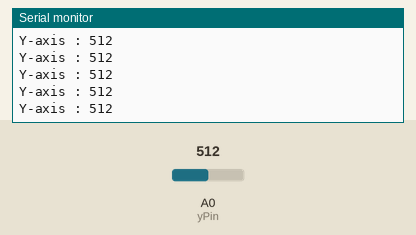
The sketch below on a simulated Arduino Uno, built with avr-gcc and run on an emulated ATmega328P. Parts: the last lines printed to the serial monitor. The inputs (shaded band) are chosen by the test bench; at power-on: A0 (yPin) = 512.

Above: at 1.2 s.
1.3 s: A0 (yPin) set to 716
At 1.41 s:
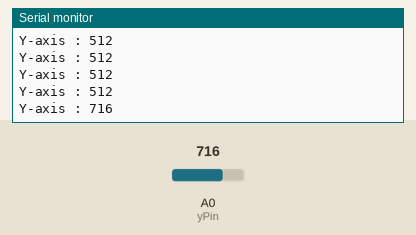
2.8 s: A0 (yPin) set to 900
At 2.81 s:
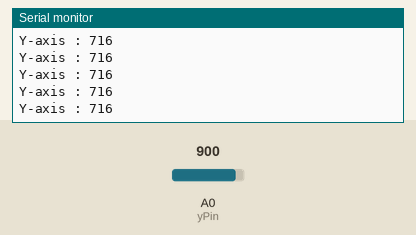
Timing chart, 0 to 5.8 s (numbered marks = the images above; inputs shaded):
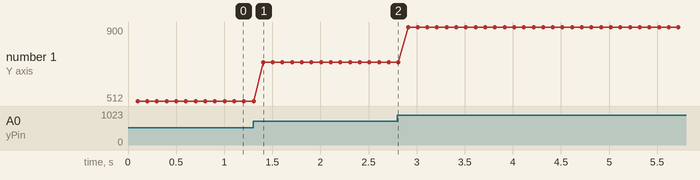

The sketch:

Accelerometer.ino
```cpp
/* Interface Accelerometer with NodeMCU
 * By TheCircuit
 */

const int yPin = A0;    //y-axis of the Accelerometer

void setup() {
  // initialize serial communications at 9600 bps:
  Serial.begin(9600);

}

void loop() {

  int y = analogRead(yPin);
  delay(100);

  Serial.print("Y-axis : ");
  Serial.println(y);

}
```

Measured:
- after the input at 1.3 s, the serial monitor: prints a new line after 0.11 s (image 1)
- plotted number 1: 512 → 716 after the input at 1.3 s, 716 → 900 after the input at 2.8 s
